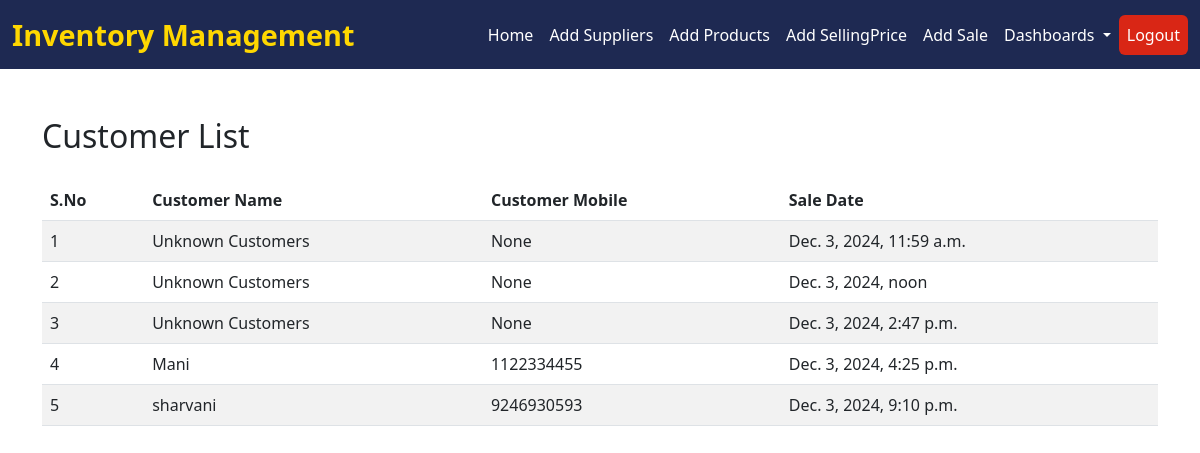
/customer-list/, run on an earlier commit of the app's database.
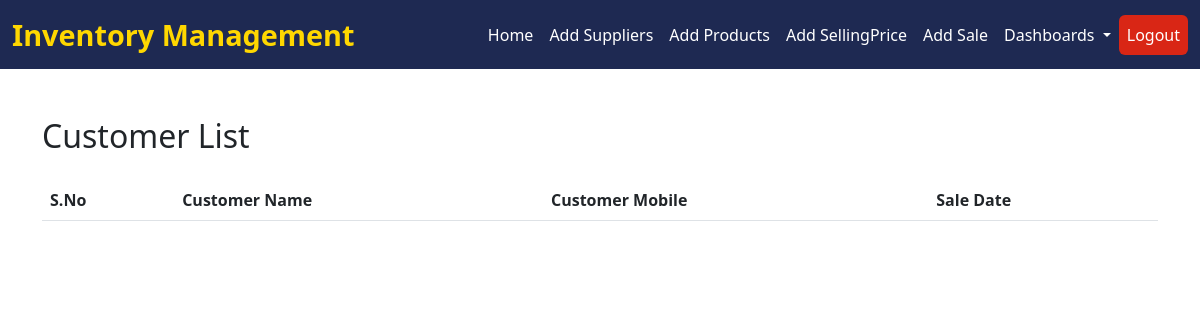
And on a later commit of the database.
### stock_analysis/models.py (models this page shows)
class Sale(models.Model):
    supplier_product = models.ForeignKey(SupplierProduct, on_delete=models.CASCADE, null=True, blank=True)
    quantity_sold = models.IntegerField()
    our_selling_price_per_unit = models.DecimalField(default=0, max_digits=10, decimal_places=2, null=True, blank=True)
    total_price = models.DecimalField(max_digits=10, decimal_places=2, editable=False)
    profit = models.DecimalField(max_digits=10, decimal_places=2, editable=False)
    sale_date = models.DateTimeField(default=now)
    customer_name=models.CharField(max_length=100,default="Unknown Customers", blank=True, null=True)
    customer_mobile=models.CharField(max_length=15, blank=True, null=True)
    from decimal import Decimal

### stock_analysis/views.py (the view)
# urls.py: path('customer-list/', views.customer_list, name='customer_list'),
def customer_list(request):
    sales = Sale.objects.all()
    return render(request, 'customers_list.html', {'sales': sales})

### stock_analysis/templates/customers_list.html (shortened to what this page needs)
{% extends 'index.html' %}
{% block content %}
<div class="container mt-5">
    <h2 class="mb-4">Customer List</h2>
    <table class="table table-striped">
        <thead>
            <tr>
                <th>S.No</th>
                <th>Customer Name</th>
                <th>Customer Mobile</th>
                <th>Sale Date</th>
            </tr>
        </thead>
        <tbody>
            {% for sale in sales %}
                <tr>
                    <td>{{ forloop.counter }}</td>
                    <td>{{ sale.customer_name }}</td>
                    <td>{{ sale.customer_mobile }}</td>
                    <td>{{ sale.sale_date }}</td>
                </tr>
            {% endfor %}
        </tbody>
    </table>
</div>
{% endblock %}

### stock_analysis/templates/index.html (shortened to what this page needs)
<!DOCTYPE html>
<html lang="en">
    <head>
        <link href="https://cdn.jsdelivr.net/npm/bootstrap@5.3.0/dist/css/bootstrap.min.css" rel="stylesheet">
        <link href="https://cdnjs.cloudflare.com/ajax/libs/font-awesome/6.0.0-beta3/css/all.min.css" rel="stylesheet">
    </head>
    <body>
        <nav class="navbar navbar-expand-lg">
            <div class="container-fluid">
                <a class="navbar-brand" href="{% url 'home' %}">Inventory Management</a>
                <div class="collapse navbar-collapse" id="navbarNav">
                    <ul class="navbar-nav ms-auto">
                        <li class="nav-item">
                            <a class="nav-link {% if request.resolver_match.url_name == 'home' %}active{% endif %}" href="{% url 'home' %}">Home</a>
                        </li>
                        <li class="nav-item">
                            <a class="nav-link {% if request.resolver_match.url_name == 'add_supplier' %}active{% endif %}" href="{% url 'add_supplier' %}">Add Suppliers</a>
                        </li>
                        <li class="nav-item">
                            <a class="nav-link {% if request.resolver_match.url_name == 'add_supplier_product' %}active{% endif %}" href="{% url 'add_supplier_product' %}">Add Products</a>
                        </li>
                        <li class="nav-item">
                            <a class="nav-link {% if request.resolver_match.url_name == 'add_selling_price' %}active{% endif %}" href="{% url 'add_selling_price' %}">Add SellingPrice</a>
                        </li>
                        <li class="nav-item">
                            <a class="nav-link {% if request.resolver_match.url_name == 'add_sale' %}active{% endif %}" href="{% url 'add_sale' %}">Add Sale</a>
                        </li>
                        <li class="nav-item dropdown">
                            <a class="nav-link dropdown-toggle" href="#" role="button" data-bs-toggle="dropdown" aria-expanded="false">
                              Dashboards
                            </a>
                          </li>
                        <li class="nav-item">
                            <a class="nav-link btn btn-danger text-white" href="{% url 'logout' %}">Logout</a>
                        </li>
                    </ul>
                </div>
            </div>
        </nav>
    {% block content %}
    {% endblock %}
</body>
</html>

### stock_analysis/templates/index.html (style rules this page uses)
.navbar { background-color: #1E2952; }
.navbar-brand { color: #FFD700 !important; font-weight: bold; font-size: 1.8rem; transition: color 0.3s ease-in-out; }
.nav-link { color: #FFFFFF !important; transition: color 0.3s ease-in-out; }
.btn-danger { background-color: #d92615 !important; border: none; }

What changed in the data, as far as the page shows it:
removed Sale: customer_name "Unknown Customers", customer_mobile "None", sale_date "Dec. 3, 2024, 11:59 a.m."
removed Sale: customer_name "Unknown Customers", customer_mobile "None", sale_date "Dec. 3, 2024, noon"
removed Sale: customer_name "Unknown Customers", customer_mobile "None", sale_date "Dec. 3, 2024, 2:47 p.m."
removed Sale: customer_name "Mani", customer_mobile "1122334455", sale_date "Dec. 3, 2024, 4:25 p.m."
removed Sale: customer_name "sharvani", customer_mobile "9246930593", sale_date "Dec. 3, 2024, 9:10 p.m."
